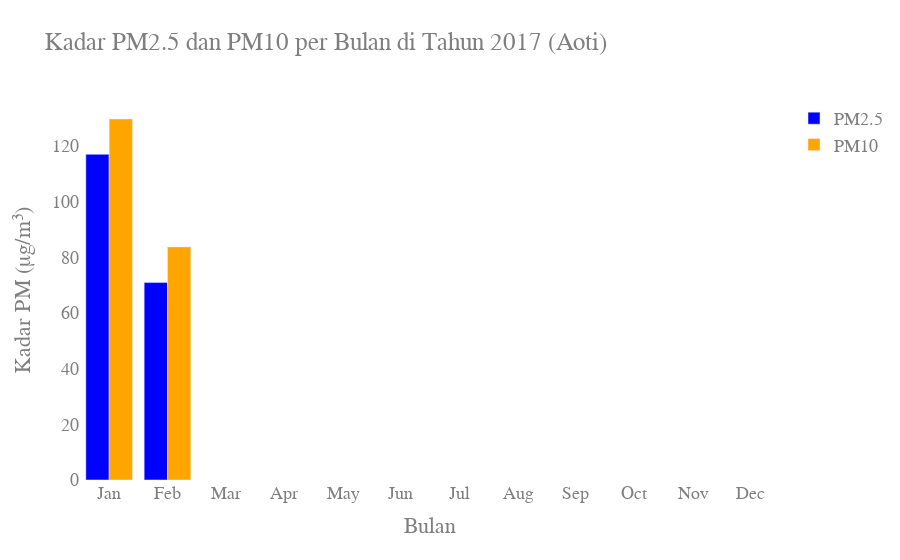

The notebook cell this image was saved under:
### Code cell
def partikulasi_polusi(df, year, month, day_start, day_end):
    # Filter data sesuai tahun, bulan, dan hari
    mask = (df['year'] == year) & (df['month'] == month) & (df['day'].between(day_start, day_end))
    monthly_data = df[mask]
    
    # Menghitung rata-rata PM2.5 dan PM10
    avg_PM25 = monthly_data['PM2.5'].mean()
    avg_PM10 = monthly_data['PM10'].mean()
    
    return pd.DataFrame({
        'month': [month],
        'avg_PM25': [avg_PM25],
        'avg_PM10': [avg_PM10]
    })

# Buat dictionary untuk menyimpan data per bulan
partikulasi_polusi_aoti_df_harian_2017 = {}

# Loop untuk mengisi data per bulan
months = range(1, 13)
for month in months:
    partikulasi_polusi_aoti_df_harian_2017[month] = partikulasi_polusi(aotizhongxin_df, year=2017, month=month, day_start=1, day_end=30)

# Gabungkan semua dataframe bulanan ke dalam satu dataframe
all_months_data = pd.concat(partikulasi_polusi_aoti_df_harian_2017.values())

# Pastikan urutan bulan benar
all_months_data['month'] = pd.Categorical(all_months_data['month'], categories=list(range(1, 13)), ordered=True)

# Definisikan warna berbeda untuk PM2.5 dan PM10
color_pm25 = 'blue'
color_pm10 = 'orange'

# Membuat plot menggunakan Plotly
fig = go.Figure()

# Tambahkan data untuk PM2.5
fig.add_trace(go.Bar(
    x=all_months_data['month'].astype(str),  # Ubah bulan menjadi string untuk sumbu x
    y=all_months_data['avg_PM25'],
    name='PM2.5',
    marker_color=color_pm25,
    hovertemplate='<b>Bulan %{x}</b><br>PM2.5: %{y:.2f} μg/m³<extra></extra>'
))

# Tambahkan data untuk PM10
fig.add_trace(go.Bar(
    x=all_months_data['month'].astype(str),  # Ubah bulan menjadi string untuk sumbu x
    y=all_months_data['avg_PM10'],
    name='PM10',
    marker_color=color_pm10,
    hovertemplate='<b>Bulan %{x}</b><br>PM10: %{y:.2f} μg/m³<extra></extra>'
))

# Layout dan label
fig.update_layout(
    title='Kadar PM2.5 dan PM10 per Bulan di Tahun 2017 (Aoti)',
    xaxis=dict(
        title='Bulan',  # Menetapkan judul untuk sumbu x
        tickvals=list(range(1, 13)),  # Nilai untuk sumbu x (bulan 1 sampai 12)
        ticktext=['Jan', 'Feb', 'Mar', 'Apr', 'May', 'Jun', 'Jul', 'Aug', 'Sep', 'Oct', 'Nov', 'Dec']  # Label bulan
    ),
    yaxis=dict(title='Kadar PM (μg/m³)'),  # Menetapkan judul untuk sumbu y
    barmode='group',  # Mengelompokkan batang PM2.5 dan PM10
    plot_bgcolor='rgba(0,0,0,0)',  # Warna latar belakang plot
    paper_bgcolor='rgba(0,0,0,0)',  # Warna latar belakang kertas
    font=dict(
        family="Courier New, monospace",  # Jenis font
        size=18,  # Ukuran font
        color="#7f7f7f"  # Warna font
    )
)

# Tampilkan grafik
fig.show()

### Figure 1 — Plotly figure (JSON) as saved in the notebook; plotly's stock layout.template omitted (floating-point values rounded to 4 significant figures)
{"data": [{"hovertemplate": "<b>Bulan %{x}</b><br>PM2.5: %{y:.2f} μg/m³<extra></extra>", "marker": {"color": "blue"}, "name": "PM2.5", "type": "bar", "x": ["1", "2", "3", "4", "5", "6", "7", "8", "9", "10", "11", "12"], "y": [117.0, 70.93, null, null, null, null, null, null, null, null, null, null]}, {"hovertemplate": "<b>Bulan %{x}</b><br>PM10: %{y:.2f} μg/m³<extra></extra>", "marker": {"color": "orange"}, "name": "PM10", "type": "bar", "x": ["1", "2", "3", "4", "5", "6", "7", "8", "9", "10", "11", "12"], "y": [129.7, 83.73, null, null, null, null, null, null, null, null, null, null]}], "layout": {"barmode": "group", "font": {"color": "#7f7f7f", "family": "Courier New, monospace", "size": 18}, "paper_bgcolor": "rgba(0,0,0,0)", "plot_bgcolor": "rgba(0,0,0,0)", "title": {"text": "Kadar PM2.5 dan PM10 per Bulan di Tahun 2017 (Aoti)"}, "xaxis": {"ticktext": ["Jan", "Feb", "Mar", "Apr", "May", "Jun", "Jul", "Aug", "Sep", "Oct", "Nov", "Dec"], "tickvals": [1, 2, 3, 4, 5, 6, 7, 8, 9, 10, 11, 12], "title": {"text": "Bulan"}}, "yaxis": {"title": {"text": "Kadar PM (μg/m³)"}}}}
